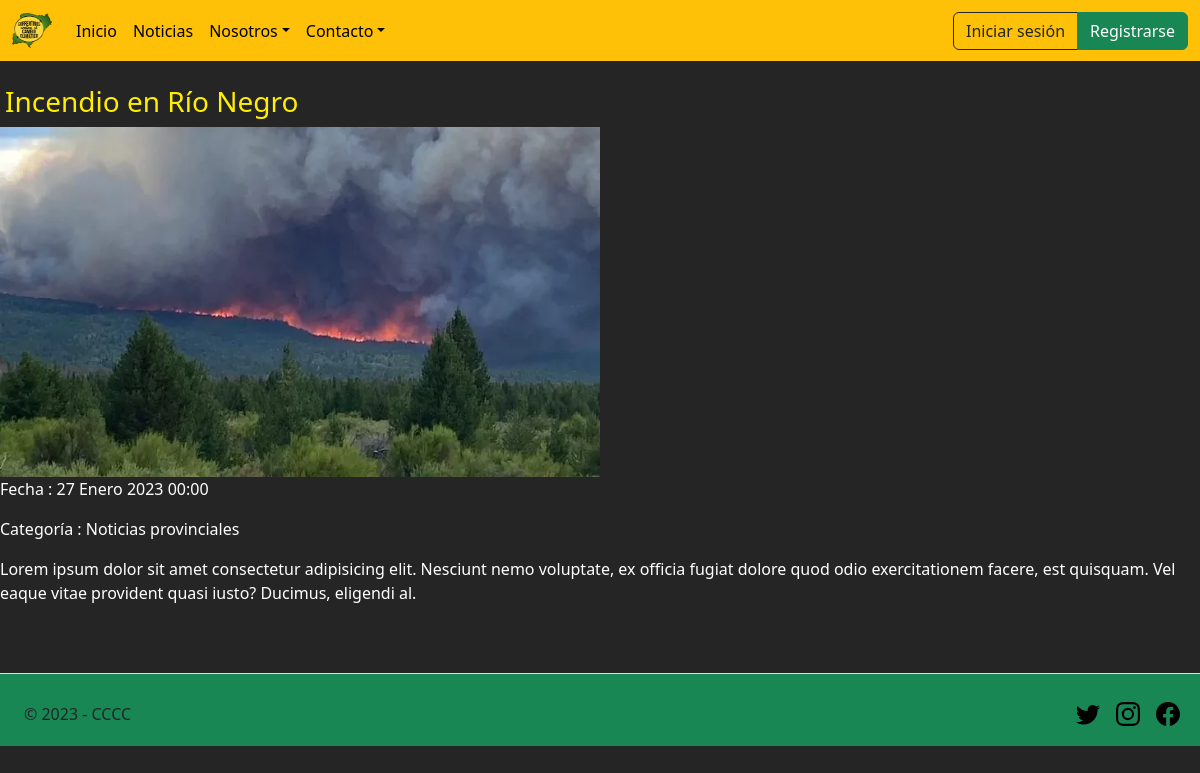
The app's page /Noticias/Detalle/1 with its own data.
### apps/noticias/models.py (models this page shows, shortened)
class Noticia(models.Model):
    titulo = models.CharField(max_length = 150)
    cuerpo = models.TextField()
    imagen = models.ImageField(upload_to = 'noticias')
    fecha = models.DateField(auto_now=True)
    categoria_noticia = models.ForeignKey(Categoria, on_delete = models.CASCADE)

class Categoria(models.Model):
    nombre = models.CharField(max_length = 60)
    def __str__(self):
        return self.nombre

### apps/noticias/views.py (the view)
# urls.py: path('Detalle/<int:pk>', views.Detalle_Noticias, name='detalle'),
def Detalle_Noticias(request, pk):
    contexto = {}
    n = Noticia.objects.get(pk=pk) # Retorna un solo objeto
    contexto['noticia'] = n
    return render(request, 'noticias/detalle.html', contexto)

### templates/noticias/detalle.html (shortened to what this page needs)
{% extends 'base.html' %}
{% load static %}
{% block contenido %}
    <br>
    <h3>{{noticia.titulo}}</h3>
    <img src="{{noticia.imagen.url}}" width="600" height="350">
    <p>Fecha : {{noticia.fecha}}</p>
    <p>Categoría : {{noticia.categoria_noticia}}</p>
    <p>{{noticia.cuerpo}}</p>
{% endblock contenido %}

### static/css/style.css (style rules this page uses)
body { background-color: rgb(37, 37, 37); }
h2, h3 { color: rgb(255, 238, 0); margin-left: 5px; }
main, p { color: white; }

### records on screen
Noticia: titulo "Incendio en Río Negro", imagen (picture), fecha "27 Enero 2023 00:00", categoria_noticia "Noticias provinciales", cuerpo "Lorem ipsum dolor sit amet consectetur adipisicing elit. Nesciunt nemo voluptate, ex officia fugiat dolore quod odio exercitationem facere, est quisquam. Vel eaque vitae provident quasi iusto? Ducimus, eligendi al."
